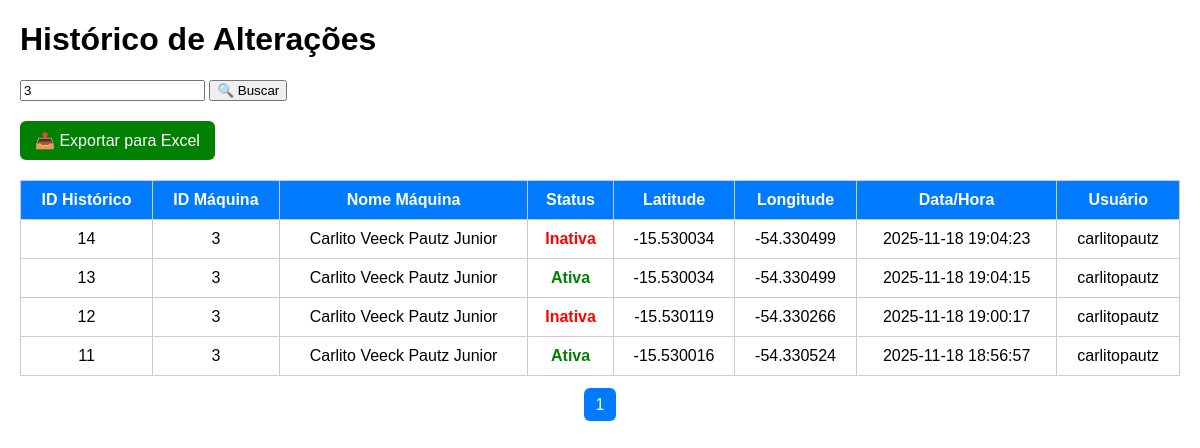
The page /historico.php?filtroId=3 (signed in) on the database its author committed.
### tables this page shows
CREATE TABLE `historico_status` (
  `id` int(11) NOT NULL,
  `maquina_id` int(11) NOT NULL,
  `status_novo` tinyint(1) NOT NULL,
  `latitude` varchar(50) DEFAULT NULL,
  `longitude` varchar(50) DEFAULT NULL,
  `alterado_em` timestamp NULL DEFAULT current_timestamp(),
  `usuario` varchar(50) DEFAULT NULL
);

CREATE TABLE `maquinas` (
  `id` int(11) NOT NULL,
  `nome` varchar(100) DEFAULT NULL,
  `latitude` decimal(9,6) DEFAULT NULL,
  `longitude` decimal(9,6) DEFAULT NULL,
  `foto_url` varchar(255) DEFAULT NULL,
  `descricao` text DEFAULT NULL,
  `status` tinyint(4) DEFAULT NULL,
  `usuario` varchar(50) DEFAULT NULL
);

### historico.php (the view, shortened to what this page needs)
<?php
$conn = new mysqli("localhost", "u839226731_cztuap", "Meu6595869Trator", "u839226731_meutrator");
$conn->set_charset("utf8mb4");
$filtroId = isset($_GET['filtroId']) ? intval($_GET['filtroId']) : null;
$registrosPorPagina = 15;
$paginaAtual = isset($_GET['pagina']) ? max(1, intval($_GET['pagina'])) : 1;
$offset = ($paginaAtual - 1) * $registrosPorPagina;
if ($filtroId) {
    $stmtCount = $conn->prepare("SELECT COUNT(*) as total FROM historico_status WHERE maquina_id = ?");
    $stmtCount->bind_param("i", $filtroId);
} else {
    $stmtCount = $conn->prepare("SELECT COUNT(*) as total FROM historico_status");
}
$stmtCount->execute();
$totalRegistros = $stmtCount->get_result()->fetch_assoc()['total'];
$totalPaginas = max(1, ceil($totalRegistros / $registrosPorPagina));
if ($filtroId) {
    $stmt = $conn->prepare("SELECT h.id, h.maquina_id, m.nome, h.status_novo, h.latitude, h.longitude, h.alterado_em, h.usuario
                            FROM historico_status h
                            LEFT JOIN maquinas m ON h.maquina_id = m.id
                            WHERE h.maquina_id = ?
                            ORDER BY h.alterado_em DESC
                            LIMIT ?, ?");
    $stmt->bind_param("iii", $filtroId, $offset, $registrosPorPagina);
}
$stmt->execute();
$result = $stmt->get_result();
$historico = $result->fetch_all(MYSQLI_ASSOC);
?>
<!DOCTYPE html>
<html lang="pt-BR">
<head>
</head>
<body>
<h1>Histórico de Alterações</h1>
<form method="GET" action="">
    <input type="number" name="filtroId" placeholder="Filtrar por ID da máquina" value="<?= htmlspecialchars($filtroId ?? '') ?>">
    <button type="submit">🔍 Buscar</button>
</form>
<a class="export-btn" href="?export=1<?= $filtroId ? "&filtroId=$filtroId" : "" ?>">📤 Exportar para Excel</a>
<table>
    <tr>
        <th>ID Histórico</th>
        <th>ID Máquina</th>
        <th>Nome Máquina</th>
        <th>Status</th>
        <th>Latitude</th>
        <th>Longitude</th>
        <th>Data/Hora</th>
        <th>Usuário</th>
    </tr>
    <?php foreach($historico as $h): ?>
    <tr>
        <td><?= $h['id'] ?></td>
        <td><?= $h['maquina_id'] ?></td>
        <td><?= htmlspecialchars($h['nome'] ?? '---') ?></td>
        <td>
            <?php if ($h['status_novo'] == 1): ?>
                <span class="ativa">Ativa</span>
            <?php else: ?>
                <span class="inativa">Inativa</span>
            <?php endif; ?>
        </td>
        <td><?= $h['latitude'] ?></td>
        <td><?= $h['longitude'] ?></td>
        <td><?= $h['alterado_em'] ?></td>
        <td><?= htmlspecialchars($h['usuario'] ?? '---') ?></td>
    </tr>
    <?php endforeach; ?>
</table>
<div class="paginacao">
    <?php for($i=1; $i <= $totalPaginas; $i++): ?>
        <a href="?pagina=<?= $i ?><?= $filtroId ? "&filtroId=$filtroId" : "" ?>">
            <?= $i ?>
        </a>
    <?php endfor; ?>
</div>
</body>
</html>

### historico.php (style rules this page uses)
body { font-family: Arial; margin:20px; }
table { width:100%; border-collapse:collapse; margin-top:20px; }
th, td { border:1px solid #ccc; padding:10px; text-align:center; }
th { background:#007BFF; color:#fff; }
.ativa { color:green; font-weight:bold; }
.inativa { color:red; font-weight:bold; }
.paginacao { margin-top:20px; text-align:center; }
.paginacao a { margin:0 5px; padding:8px 12px; background:#007BFF; color:#fff; text-decoration:none; border-radius:6px; }
.export-btn { margin-top:20px; display:inline-block; padding:10px 15px; background:green; color:#fff; text-decoration:none; border-radius:6px; }

### rows shown on the page
historico_status: id "14", maquina "3", maquina.nome "Carlito Veeck Pautz Junior", status_novo "Inativa", latitude "-15.530034", longitude "-54.330499", alterado_em "2025-11-18 19:04:23", usuario "carlitopautz"
historico_status: id "13", maquina "3", maquina.nome "Carlito Veeck Pautz Junior", status_novo "Ativa", latitude "-15.530034", longitude "-54.330499", alterado_em "2025-11-18 19:04:15", usuario "carlitopautz"
historico_status: id "12", maquina "3", maquina.nome "Carlito Veeck Pautz Junior", status_novo "Inativa", latitude "-15.530119", longitude "-54.330266", alterado_em "2025-11-18 19:00:17", usuario "carlitopautz"
historico_status: id "11", maquina "3", maquina.nome "Carlito Veeck Pautz Junior", status_novo "Ativa", latitude "-15.530016", longitude "-54.330524", alterado_em "2025-11-18 18:56:57", usuario "carlitopautz"
